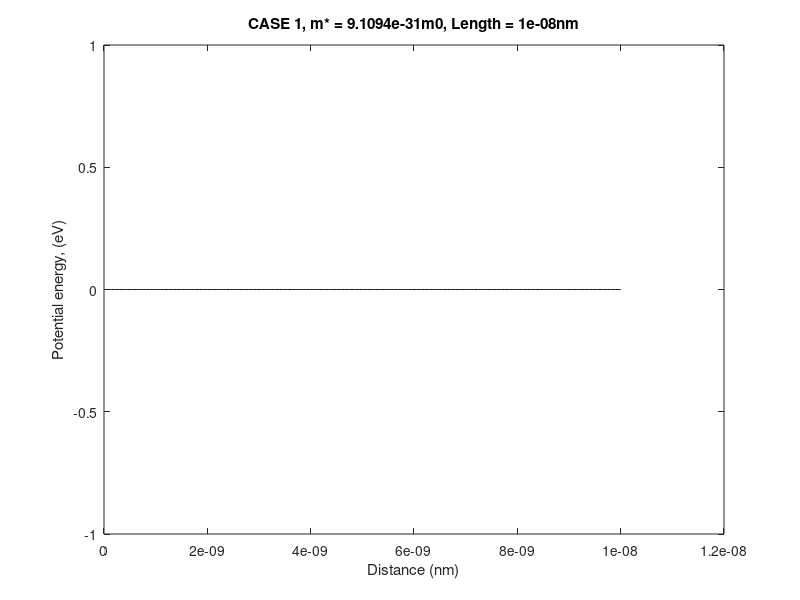

MATLAB code to generate this figure: (Note: this script raises an error after producing the figure.)
npoints=200;
me=9.10938188e-31; %mass of electron 
length=10e-9;   %10nm
x=0:length/npoints:length;

hbar=1.054571596;										%Planck's constant (x10^34 J s)

n=4  % up to first 4 bound states
s1=char('.y','.k','.r','.g','.b','.m','.c');
s=char('b','r','y','m','b','m','c');								%plot curves in different colors


%case 1 no perubation________________________________________________



%potential well diagram
figure();
for i=1:npoints+1; v(i)=0; end						    %potential (eV)
 plot(x,v,'b');xlabel('Distance (nm)'),ylabel('Potential energy, (eV)');
 ttl=['CASE 1, m* = ',num2str(me),'m0, Length = ',num2str(length),'nm'];
 title(ttl);

%numerical solution 

[energy,phi]=solve_schM(10,npoints,v,1,n);		%call solve_schM
figure()
for i=1:4
       
    
    %j=1+mod(i,7);
      plot(x,(phi(:,i)).^2,s1(i));											%plot eigenfunctions
       hold on;
       sprintf(['eigenenergy CASE 1 (',num2str(i),') = ',num2str(energy(i)),' eV'])		%energy eigenvalues
end
 tt3=['CASE 1, m* = ',num2str(me),'m0, Length = ',num2str(length),'nm'];
legend('n=1','n=2','n=3','n=4');
 xlabel('Distance (nm)'),ylabel('Probability density');
 title(tt3);
 
 %CASE 2:pertubation_____________________________
 
 %potential well diagram
figure();
for i=1:npoints+1
    if i<npoints/2+1
        v(i)=0;
    else
        v(i)=0.01;
    end
    
     end						    %potential (eV)
 plot(x,v,'b');xlabel('Distance (nm)'),ylabel('Potential energy, (eV)');
 tt4=['CASE 2, m* = ',num2str(me),'m0, Length = ',num2str(length),'nm'];
 title(tt4);
 
 %numerical solution 

[energy,phi]=solve_schM(10,npoints,v,1,n);		%call solve_schM
figure()
for i=1:4
       
    
    %j=1+mod(i,7);
      plot(x,(phi(:,i)).^2,s1(i));											%plot eigenfunctions
       hold on;
       sprintf(['eigenenergy CASE 2(',num2str(i),') = ',num2str(energy(i)),' eV'])		%energy eigenvalues
end
 tt4=['CASE 2,Numerical sol. m* = ',num2str(me),'m0, Length = ',num2str(length),'nm'];
legend('n=1','n=2','n=3','n=4');
 xlabel('Distance (nm)'),ylabel('Probability density');
 title(tt4);
 
  %CASE 3____________________________________________________

%potential well diagram
figure();
for i=1:npoints+1
    if i<(npoints/4+1) | ((i<3*npoints/4+1) &(i>npoints/2+1)) 
        v(i)=0.01;
    else
        v(i)=0.0;

    end
    
     end						    %potential (eV)
 plot(x,v,'b');xlabel('Distance (nm)'),ylabel('Potential energy, (eV)');
 tt4=['CASE 3, m* = ',num2str(me),'m0, Length = ',num2str(length),'nm'];
 title(tt4);
 
 %numerical solution 

[energy,phi]=solve_schM(10,npoints,v,1,n);		%call solve_schM
figure()
for i=1:4
       
    
    %j=1+mod(i,7);
      plot(x,(phi(:,i)).^2,s1(i));											%plot eigenfunctions
       hold on;
       sprintf(['eigenenergy CASE 3(',num2str(i),') = ',num2str(energy(i)),' eV'])		%energy eigenvalues
end
 tt4=['Potential Well(CASE 3),Numerical sol. m* = ',num2str(me),'m0, Length = ',num2str(length),'nm'];
legend('n=1','n=2','n=3','n=4');
 xlabel('Distance (nm)'),ylabel('Probability density');
 title(tt4);
 
 
 %CASE 4____________________________________________________

%potential well diagram
figure();
for i=1:npoints+1
    if i<(npoints/4+1) | ((i>3*npoints/4+1)) 
        v(i)=0.01;
    else
        v(i)=0.0;

    end
    
     end						    %potential (eV)
 plot(x,v,'b');xlabel('Distance (nm)'),ylabel('Potential energy, (eV)');
 tt4=['CASE 4, m* = ',num2str(me),'m0, Length = ',num2str(length),'nm'];
 title(tt4);
 
 %numerical solution 

[energy,phi]=solve_schM(10,npoints,v,1,n);		%call solve_schM
figure()
for i=1:4
       
    
    %j=1+mod(i,7);
      plot(x,(phi(:,i)).^2,s1(i));											%plot eigenfunctions
       hold on;
       sprintf(['eigenenergy CASE 4(',num2str(i),') = ',num2str(energy(i)),' eV'])		%energy eigenvalues
end
 tt4=['CASE 4,Numerical sol. m* = ',num2str(me),'m0, Length = ',num2str(length),'nm'];
legend('n=1','n=2','n=3','n=4');
 xlabel('Distance (nm)'),ylabel('Probability density');
 title(tt4);
 
 %CASE 5____________________________________________________

%potential well diagram
figure();
for i=1:npoints+1
    if i>(npoints/4+1) & (i<3*npoints/4+1) 
        v(i)=0.01;
    else
        v(i)=0.0;

    end
    
     end						    %potential (eV)
 plot(x,v,'b');xlabel('Distance (nm)'),ylabel('Potential energy, (eV)');
 tt4=['CASE 5, m* = ',num2str(me),'m0, Length = ',num2str(length),'nm'];
 title(tt4);
 
 %numerical solution 

[energy,phi]=solve_schM(10,npoints,v,1,n);		%call solve_schM
figure()
for i=1:4
       
    
    %j=1+mod(i,7);
      plot(x,(phi(:,i)).^2,s1(i));											%plot eigenfunctions
       hold on;
       sprintf(['eigenenergy CASE 5(',num2str(i),') = ',num2str(energy(i)),' eV'])		%energy eigenvalues
end
 tt4=['CASE 5, m* = ',num2str(me),'m0, Length = ',num2str(length),'nm'];
legend('n=1','n=2','n=3','n=4');
 xlabel('Distance (nm)'),ylabel('Probability density');
 title(tt4);
 
 %CASE 6____________________________________________________

%potential well diagram
figure();
for i=1:npoints+1
        v(i)=0.01*sin(i);
    end						    %potential (eV)
 plot(x,v,'b');xlabel('Distance (nm)'),ylabel('Potential energy, (eV)');
 tt4=['CASE 6, m* = ',num2str(me),'m0, Length = ',num2str(length),'nm'];
 title(tt4);
 
 %numerical solution 

[energy,phi]=solve_schM(10,npoints,v,1,n);		%call solve_schM
figure()
for i=1:4
       
    
    %j=1+mod(i,7);
      plot(x,(phi(:,i)).^2,s1(i));											%plot eigenfunctions
       hold on;
       sprintf(['eigenenergy CASE 6(',num2str(i),') = ',num2str(energy(i)),' eV'])		%energy eigenvalues
end
 tt4=['CASE 6,Numerical sol. m* = ',num2str(me),'m0, Length = ',num2str(length),'nm'];
legend('n=1','n=2','n=3','n=4');
 xlabel('Distance (nm)'),ylabel('Probability density');
 title(tt4);
 
%  (2*(((2*pi*a*l*n-a^2*l^2)*cos(2*pi*n+a*l+1)+(-2*pi*a*l*n-a^2*l^2)*cos(2*pi*n-a*l-1)-8*pi^2*cos(a*l+1)*n^2+2*a^2*l^2*cos(a*l+1))/(16*pi^2*a*n^2-4*a^3*l^2)+(2*pi^2*cos(1)*n^2)/(4*pi^2*a*n^2-a^3*l^2))*v)/l
 
 
  %CASE 7____________________________________________________

%potential well diagram
figure();
for i=1:npoints+1
        v(i)=0.01*sin(i/20);
end						    %potential (eV)
 plot(x,v,'b');xlabel('Distance (nm)'),ylabel('Potential energy, (eV)');
 tt4=['CASE 7, m* = ',num2str(me),'m0, Length = ',num2str(length),'nm'];
 title(tt4);
 
 %numerical solution 

[energy,phi]=solve_schM(10,npoints,v,1,n);		%call solve_schM
figure()
for i=1:4
       
    
    %j=1+mod(i,7);
      plot(x,(phi(:,i)).^2,s1(i));											%plot eigenfunctions
       hold on;
       sprintf(['eigenenergy CASE 7(',num2str(i),') = ',num2str(energy(i)),' eV'])		%energy eigenvalues
end
 tt4=['CASE 7, m* = ',num2str(me),'m0, Length = ',num2str(length),'nm'];
legend('n=1','n=2','n=3','n=4');
 xlabel('Distance (nm)'),ylabel('Probability density');
 title(tt4);
 
 %(2*(((200*pi*a*l*n-5*a^2*l^2)*cos((40*pi*n+a*l+1)/20)+(-200*pi*a*l*n-5*a^2*l^2)*cos((40*pi*n-a*l-1)/20)-16000*pi^2*cos((a*l+1)/20)*n^2+10*a^2*l^2*cos((a*l+1)/20))/(1600*pi^2*a*n^2-a^3*l^2)+(16000*pi^2*cos(1/20)*n^2)/(1600*pi^2*a*n^2-a^3*l^2))*v)/l
 
  %CASE 8____________________________________________________

%potential well diagram
figure();
for i=1:npoints+1
        v(i)=0.01*cos(i/20);
    end						    %potential (eV)
 plot(x,v,'b');xlabel('Distance (nm)'),ylabel('Potential energy, (eV)');
 tt4=['CASE 8, m* = ',num2str(me),'m0, Length = ',num2str(length),'nm'];
 title(tt4);
 
 %numerical solution 

[energy,phi]=solve_schM(10,npoints,v,1,n);		%call solve_schM
figure()
for i=1:4
       
    
    %j=1+mod(i,7);
      plot(x,(phi(:,i)).^2,s1(i));											%plot eigenfunctions
       hold on;
       sprintf(['eigenenergy CASE 8(',num2str(i),') = ',num2str(energy(i)),' eV'])		%energy eigenvalues
end
 tt4=['CASE 8, m* = ',num2str(me),'m0, Length = ',num2str(length),'nm'];
legend('n=1','n=2','n=3','n=4');
 xlabel('Distance (nm)'),ylabel('Probability density');
 title(tt4);
 
 %(2*(-((200*pi*a*l*n-5*a^2*l^2)*sin((40*pi*n+a*l+1)/20)+(200*pi*a*l*n+5*a^2*l^2)*sin((40*pi*n-a*l-1)/20)-16000*pi^2*sin((a*l+1)/20)*n^2+10*a^2*l^2*sin((a*l+1)/20))/(1600*pi^2*a*n^2-a^3*l^2)-(16000*pi^2*sin(1/20)*n^2)/(1600*pi^2*a*n^2-a^3*l^2))*v)/l
 
   %CASE 9____________________________________________________

%potential well diagram
figure();
for i=1:npoints+1
    if i<npoints/2
        v(i)=0.1-0.01*i/(10);
    else
        v(i)=-0.1+0.01*i/(10);
    end
        
    end						    %potential (eV)
 plot(x,v,'b');xlabel('Distance (nm)'),ylabel('Potential energy, (eV)');
 tt4=['CASE 9, m* = ',num2str(me),'m0, Length = ',num2str(length),'nm'];
 title(tt4);
 
 %numerical solution 

[energy,phi]=solve_schM(10,npoints,v,1,n);		%call solve_schM
figure()
for i=1:4
       
    
    %j=1+mod(i,7);
      plot(x,(phi(:,i)).^2,s1(i));											%plot eigenfunctions
       hold on;
       sprintf(['eigenenergy CASE 9(',num2str(i),') = ',num2str(energy(i)),' eV'])		%energy eigenvalues
end
 tt4=['CASE 9, m* = ',num2str(me),'m0, Length = ',num2str(length),'nm'];
legend('n=1','n=2','n=3','n=4');
 xlabel('Distance (nm)'),ylabel('Probability density');
 title(tt4);





